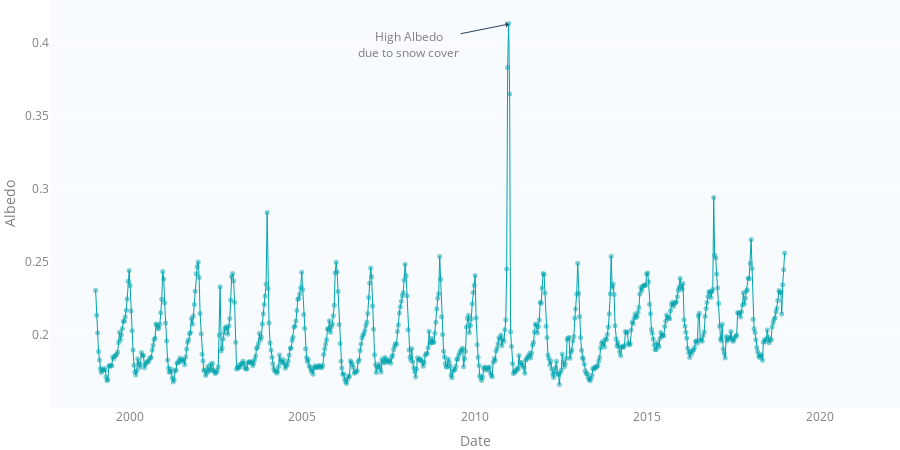

Write notebook code for a chart like this one.
### Code cell
figure_4_7 = go.Figure(data=[trace], layout=TIMESERIES_LAYOUT)
figure_4_7.update_layout(
    yaxis=dict(title='Albedo'),
    xaxis=dict(title="Date"))
figure_4_7.add_annotation(
    x="2010-12-24", y=0.413,
    text="High Albedo<br>due to snow cover",
    showarrow=True,
    arrowhead=1,
    ax=-100,
    ay=20,
)
figure_4_7

### Figure 1 — Plotly figure (JSON) as saved in the notebook; plotly's stock layout.template omitted (floating-point values rounded to 4 significant figures; data arrays with more than 128 entries replaced by an {"elided": "..."} marker saying what was removed)
{"data": [{"hovertemplate": {"elided": "721 str values"}, "line": {"color": "#00a4ae", "width": 1}, "marker": {"color": "#00a4ae", "opacity": 0.5, "size": 5}, "mode": "markers+lines", "name": "10 Day Mean", "type": "scatter", "x": {"elided": "721 str values"}, "y": {"elided": "721 float values"}}], "layout": {"annotations": [{"arrowhead": 1, "ax": -100, "ay": 20, "showarrow": true, "text": "High Albedo<br>due to snow cover", "x": "2010-12-24", "y": 0.413}], "font": {"color": "#7f7f7f"}, "height": 450, "hovermode": "closest", "legend": {"bgcolor": "rgba(0,0,0,0)", "itemclick": false, "itemdoubleclick": false, "orientation": "h"}, "margin": {"b": 0, "l": 0, "r": 0, "t": 0}, "paper_bgcolor": "rgba(0,0,0,0)", "plot_bgcolor": "#f7fbfd", "xaxis": {"fixedrange": true, "showgrid": false, "title": {"text": "Date"}}, "yaxis": {"fixedrange": true, "title": {"text": "Albedo"}}}}
